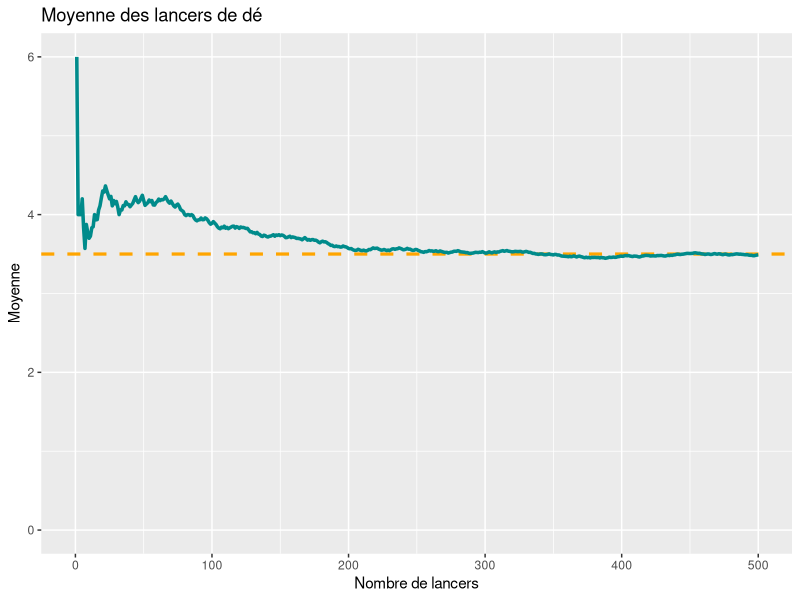
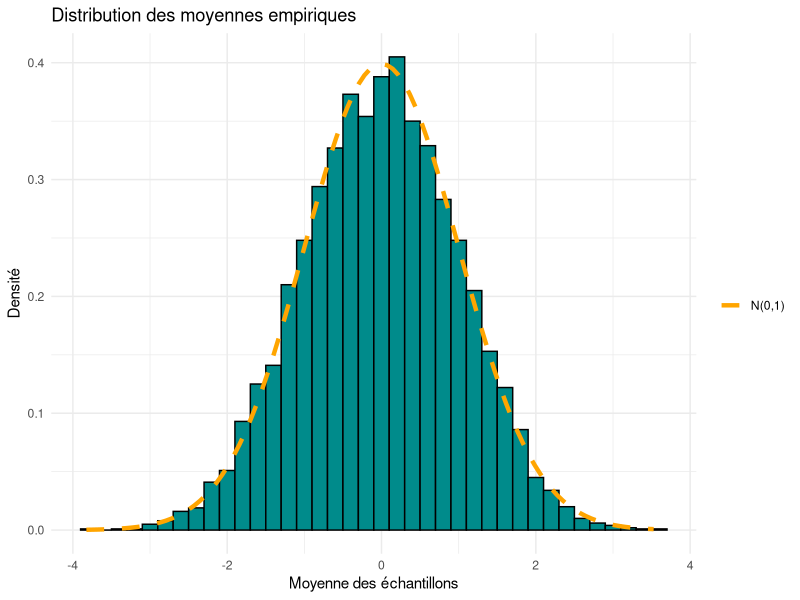

The R source for these figures, in order:
## ---- chunk 1
library(ggplot2)

# Simuler les lancers de dés
set.seed(200)
n <- 500
ech <- sample(x = 1:6, size = n, replace = TRUE)
data <- data.frame(x = 1:n, 
                   p = sapply(1:n, 
                              function(i) mean(ech[1:i])))

# Tracer le graphique avec ggplot2
ggplot(data, aes(x = x, y = p)) +
  geom_hline(yintercept = 3.5, 
             color = "orange", 
             linetype = "dashed",
             linewidth = 1.1) +
  geom_line(color = "darkcyan", linewidth = 1.2) +
  labs(title = "Moyenne des lancers de dé",
       x = "Nombre de lancers",
       y = "Moyenne") +
  xlim(0, n) +
  ylim(0, 6)
## ---- chunk 2
library(ggplot2)

# Paramètres
set.seed(200)
nb_sim <- 5000
taille_ech <- 50
u_min <- 0
u_max <- 1
E <- (u_max - u_min) / 2
V <- (u_max - u_min)^2 / 12

# Simulations
res <- numeric(nb_sim)
for (i in 1:nb_sim) {
  ech <- runif(taille_ech, min = u_min, max = u_max)
  res[i] <- sqrt(taille_ech) / sqrt(V) * (mean(ech) - E)
}

# Tracé de l'histogramme et de la densité
ggplot(data.frame(res), aes(x = res)) +
  geom_histogram(binwidth = 0.2, 
                 fill = "darkcyan", 
                 color = "black", 
                 aes(y = after_stat(density))) +
  stat_function(aes(linetype = "N(0,1)"), 
                fun = dnorm, 
                args = list(mean = 0, sd = 1), 
                color = "orange", 
                linewidth = 1.5) +
  labs(title = "Distribution des moyennes empiriques",
       x = "Moyenne des échantillons",
       y = "Densité") +
  scale_linetype_manual(name = "", 
                        values = "dashed",
                        labels = c("N(0,1)")) +
  theme_minimal()
